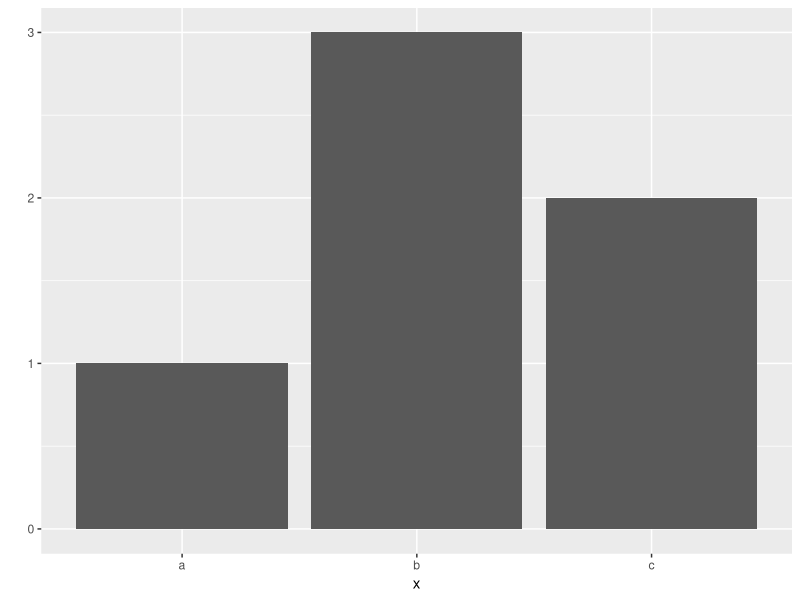
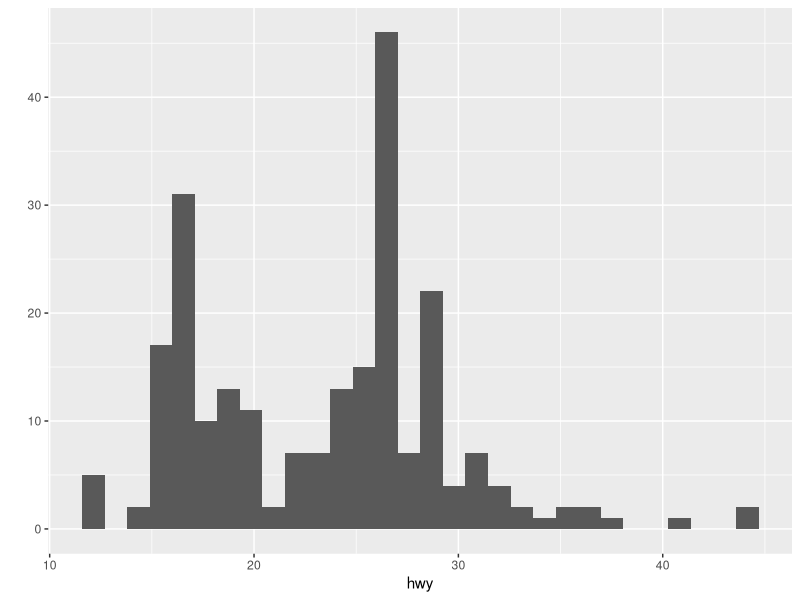

The R script that drew these images, in order:
# Review

getwd()
setwd("C:\\users")
getwd()
setwd("C:/Python")

a <- 10
a <- 1.4
is(a)
class(a)
a <- "string"
is(a)

## R의 기본 자료형
vec1 <- c(1,2,3,4)
vec1

seq(1,10,by=2)

min(vec1)
max(vec1)
sd(vec1)
var(vec1)
median(vec1)
mean(vec1)

### 패키지 설치

install.packages("ggplot2")
library(ggplot2)
search()

x <- c('a','b','c','b','b','c')
qplot(x)

###데이터 탐색
mpg
dim(mpg)
names(mpg)
colnames(mpg)
head(mpg)
tail(mpg)

## 요약값
summary(mpg)
str(mpg) # 자료의 구조 파악 ex) factor는 범주형

qplot(data=mpg, x=hwy) # 수치형은 주로 박스크래프나 히스토그램으로 표현

## read.csv()
## read_excel()
## read.table()

## 데이터 프레임 만들기
kor <- c(80,80,90)
eng <- c(100,100,100)
math <- c(95,100,70)

df <- data.frame(kor, eng, math)
df









